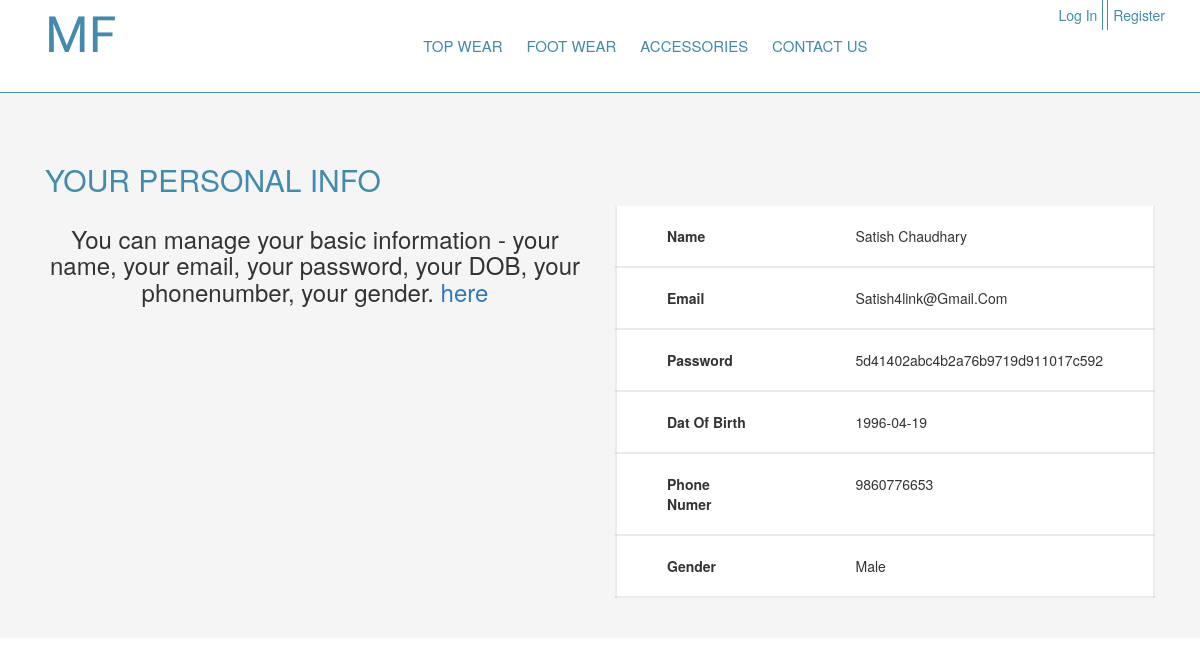
/myAccount.php?id=9, run on the app's committed database.
### tables this page shows
CREATE TABLE `users` (
  `user_id` int(11) NOT NULL,
  `firstname` varchar(255) NOT NULL,
  `lastname` varchar(255) NOT NULL,
  `password` varchar(255) NOT NULL,
  `email` varchar(255) NOT NULL,
  `dob` date NOT NULL,
  `phonenumber` varchar(255) NOT NULL,
  `gender` varchar(255) NOT NULL,
  `hash` varchar(32) NOT NULL,
  `active` tinyint(1) NOT NULL
);

### include/classes/class.user.php (called while the page is built, shortened)
<?php
class USER
{
    private $conn;
    public function __construct()
    {
        $database = new Database();
        $db = $database->dbConn();
        $this->conn = $db;
    }
    public function runQuery($sql)
    {
        $stmt = $this->conn->prepare($sql);
        return $stmt;
    }
}

### myAccount.php (the view, shortened to what this page needs)
<?php
$id = $_GET['id'];
?><!DOCTYPE html>
<html lang="en">
<head>
	<link rel="stylesheet" type="text/css" href="assests\css\reset.css" />
    <link rel="stylesheet" type="text/css" href="assests/slick/slick.css"/>
    <link rel="stylesheet" type="text/css" href="assests/slick/slick-theme.css"/>
	<link rel="stylesheet" type="text/css" href="assests\css\style.css" />
	<link rel="stylesheet" type="text/css" href="assests\css\font-awesome\css\font-awesome.min.css" />
	<link rel="stylesheet" type="text/css" href="assests/css/bootstrap/css/bootstrap.min.css" />
</head>
<body>
	<header class="header">
		<div class="container">
			<div class="row">
                <div class="col-xs-3 col-sm-3 col-md-3">
                    <div class="logo">
                        <a href="index.php">mf</a>
                    </div>
                </div>
				<div class="col-xs-6 col-sm-6 col-md-6">
                    <div class="menubar">
                        <ul>
                            <li><a href="topwear.php">top wear</a></li>
                            <li><a href="bottomwear.php">foot wear</a></li>
                            <li><a href="accesories.php">accessories</a></li>
                            <li><a href="about.php">contact us</a></li>
                        </ul>
                    </div>
				</div>
                <div class="col-xs-3 col-sm-3 col-md-3">
                    <div class="user-account">
                        <ul>
                            <?php
                            if (isset($_SESSION['userSessionName'])) {
                                $user_name = $_SESSION['userSessionName'];
                                $user_id = $_SESSION["userSession"];
                                echo "<li><a href='logout.php'>log out</a></li>
                                                                <li><a href='myAccount.php?id=$user_id'>" .$user_name . "</a></li>";
                            } else {
                                echo "<li><a href='login.php'>log in</a></li>
                                                                <li><a href='register.php'>register</a></li>";
                            }
                            ?>
                        </ul>
                    </div>
                </div>
            </div>
        </div>
    </header>
<section class="top-wear-products">
        <div class="row">
            <div class="container">
                <div class="col-xs-12 col-sm-12 col-md-12">
                    <div class="my-profile">
                        <h2>your personal info</h2>
                    </div>
                </div>
                <div class="col-xs-12 col-sm-6 col-md-6">
                    <h3>You can manage your basic information &#45; your name, your email, your password, your DOB, your phonenumber, your gender. <a href="updateMyAccount.php?id=<?php echo
$id ?>">here</a></h3>
                </div>
                <div class="col-xs-12 col-sm-6 col-md-6">
                    <div class="my-account-table">
                        <table>
                        <?php
                        require_once 'include/classes/class.user.php';
                        $user = new USER;
                        try {
                            $result = $user->runQuery("SELECT * FROM users WHERE user_id = $id");
                            $result->execute();
                            displayData($result);
                        }
                        catch (PDOException $ex) {
                            echo $ex->getMessage();
                        }
function displayData($result)
{
    while ($row = $result->fetch(PDO::FETCH_ASSOC)) {
        print "<tr>
                                            <td>name</td>
                                            <td>" . $row['firstname'] . " " . $row['lastname'] .
            "</td>
                                        </tr>";
        print "<tr>
                                            <td>email</td>
                                            <td>" . $row['email'] . "</td>
                                        </tr>";
        print "<tr>
                                            <td>password</td>
                                            <td>" . $row['password'] . "</td>
                                        </tr>";
        print "<tr>
                                            <td>dat of birth</td>
                                            <td>" . $row['dob'] . "</td>
                                        </tr>";
        print "<tr>
                                            <td>phone numer</td>
                                            <td>" . $row['phonenumber'] . "</td>
                                        </tr>";
        print "<tr>
                                            <td>gender</td>
                                            <td>" . $row['gender'] . "</td>
                                        </tr>";
    }
}
?>
                        </table>
                    </div>
                </div>
            </div>
        </div>
</section>
<?php
include_once ('footer.php');
?>

### assests/css/style.css (style rules this page uses)
.header { width: 100%; height: 92px; }
.logo a:link, .logo a:visited { text-transform: uppercase; font-family: 'Kaushan Script', cursive; text-decoration: none; font-size: 50px; background: #ffffff; color:#448aad; padding: 10px 15px; }
.menubar { text-align: right; }
.menubar ul { padding-top: 35px; }
.menubar ul li { display: inline-block; }
.menubar ul li a:link, .menubar ul li a:visited { text-transform: uppercase; text-decoration: none; color: #448aad; font-size: 15px; padding:5px 10px; }
.user-account { text-align: right; }
.user-account ul li { display: inline-block; padding: 5px 5px; }
.user-account ul li a:link, .user-account ul li a:visited { text-transform: capitalize; color: #448aad; }
.user-account ul li:first-child { border-right: 1px solid #448aad; }
.user-account ul li:last-child { border-left: 1px solid #448aad; }
.top-wear-products { background: rgba(216, 216, 216, 0.26); padding:20px 0 40px 0; border-top: 1px solid #448aad; }
.top-wear-content p, h3 { text-align:center; }
.my-profile h2 { color:#448aad; text-transform: uppercase; padding-top:30px ; }
.my-account-table table { background: #ffffff; width:100% }
.my-account-table table tr td { padding:20px 50px; border: 2px solid rgba(181, 178, 178, 0.26); text-transform: capitalize; }
.my-account-table table tr td:first-child { border-top:none; border-right:none; font-weight: bold; }
.my-account-table table tr td:last-child { border-top:none; border-left:none; }

### data on the page
users: firstname "Satish", lastname "Chaudhary", email "Satish4link@gmail.com", password "5d41402abc4b2a76b9719d911017c592", dob "1996-04-19", phonenumber "9860776653", gender "Male"
